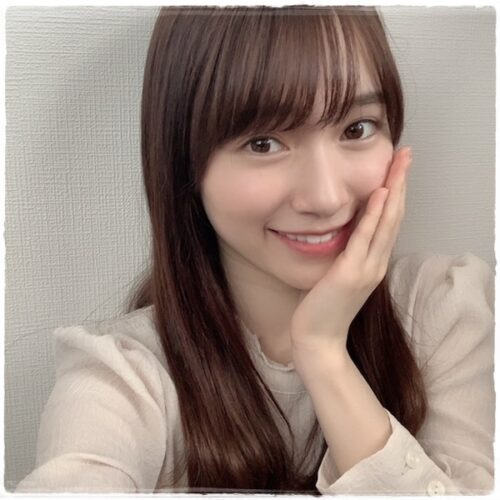
//> input picture OpenCV_for_Cpp/examples/test1.jpg, 500 x 500 px
$ ./postalization   (built with g++ and OpenCV 4)
//> lines starting //> are read from the running program, lines starting //| are printed output that depends on the picture
#include <iostream>
#include <opencv2/opencv.hpp>

using namespace std;
using namespace cv;

int main(){
    // 何色で表現するかを決める候補たち
    vector<int> lColor {180, 1, 2, 3, 4, 5, 6, 9, 10, 12, 15, 18, 20, 30, 36, 45, 60, 90};

    // 元画像：src, hsv変換：hsv, ポスタリゼーション：poster
    Mat src, hsv, poster;
    auto filename="../examples/test1.jpg";
    src=imread(filename);
//> src is the input picture: 500 rows x 500 cols, CV_8UC3; mean B, G, R 130.7, 139.4, 156.4
    // hsv変換
    cvtColor(src, hsv, COLOR_BGR2HSV);
//> hsv: 500 rows x 500 cols, CV_8UC3; mean H, S, V 18.6, 57.2, 156.4

    for(int i=0; i<lColor.size(); i++){
        // ch[0]:h, ch[1]:s, ch[2]:v, 色相・彩度・明度
        vector<Mat> ch(3);
        split(hsv, ch);
        int nColor=lColor[i];
        int colorRange=180/nColor;
        ch[0]/=colorRange;
        ch[0]*=colorRange;
        merge(ch, poster);
        cvtColor(poster, poster, COLOR_HSV2BGR);

        stringstream ss;
        ss << "C=" << nColor;
        putText(poster, ss.str(), Point(20,30), FONT_HERSHEY_SIMPLEX, 1, Scalar::all(0));
        imshow("postalization", poster);

        if(waitKey()==27) break;

    }
//> this loop made 18 passes; the space key is pressed
//> pass 1, `putText(poster, ss.str(), Point(20,30), FONT_HERSHEY_SIMPLEX, 1, Scala..`:
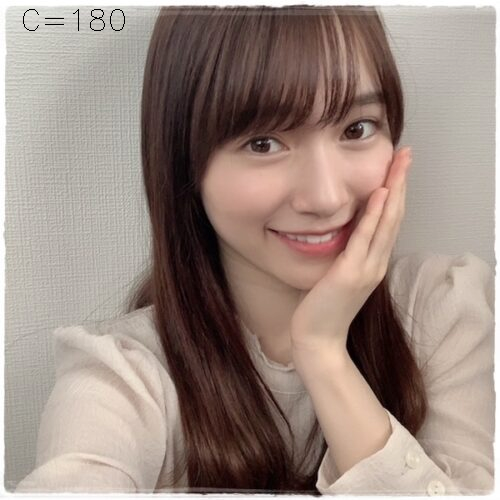
//> poster: 500 rows x 500 cols, CV_8UC3; mean B, G, R 130, 138.8, 156.2
//> pass 2, `cvtColor(poster, poster, COLOR_HSV2BGR);`:
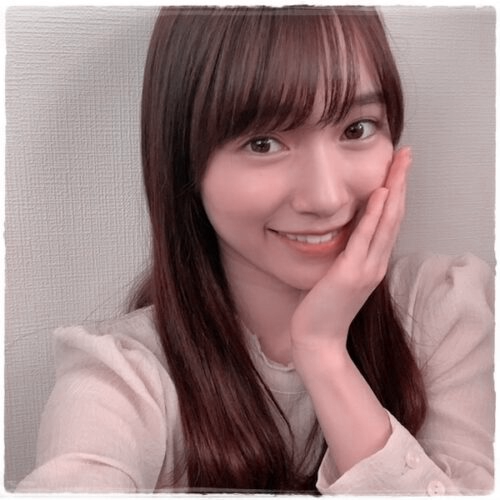
//> poster: 500 rows x 500 cols, CV_8UC3; mean B, G, R 130.2, 130.2, 156.4
//> after the loop: poster: 500 rows x 500 cols, CV_8UC3; mean H, S, V 130.1, 138.6, 156.2
    return 0;
}

$ run again, with OpenCV_for_Cpp/examples/chipmonk.jpg copied over OpenCV_for_Cpp/examples/test1.jpg
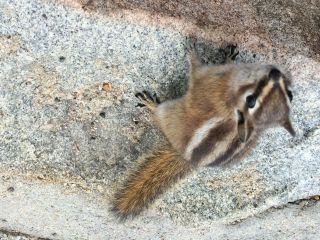
//> input picture OpenCV_for_Cpp/examples/chipmonk.jpg, 320 x 240 px
//> src is the input picture: 240 rows x 320 cols, CV_8UC3; mean B, G, R 156.5, 165.9, 168.9
//> hsv: 240 rows x 320 cols, CV_8UC3; mean H, S, V 41.1, 29.9, 171.9
//> the loop `for(int i=0; i<lColor.size(); i++)` made 18 passes; the space key is pressed
//> pass 1, `putText(poster, ss.str(), Point(20,30), FONT_HERSHEY_SIMPLEX, 1, Scala..`:
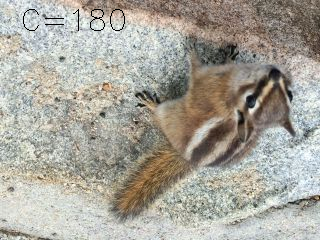
//> poster: 240 rows x 320 cols, CV_8UC3; mean B, G, R 155.5, 165, 168.1
//> pass 2, `cvtColor(poster, poster, COLOR_HSV2BGR);`:
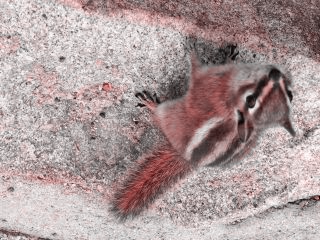
//> poster: 240 rows x 320 cols, CV_8UC3; mean B, G, R 154.1, 154.1, 171.9

$ run again, with OpenCV_for_Cpp/examples/08.png saved as OpenCV_for_Cpp/examples/test1.jpg
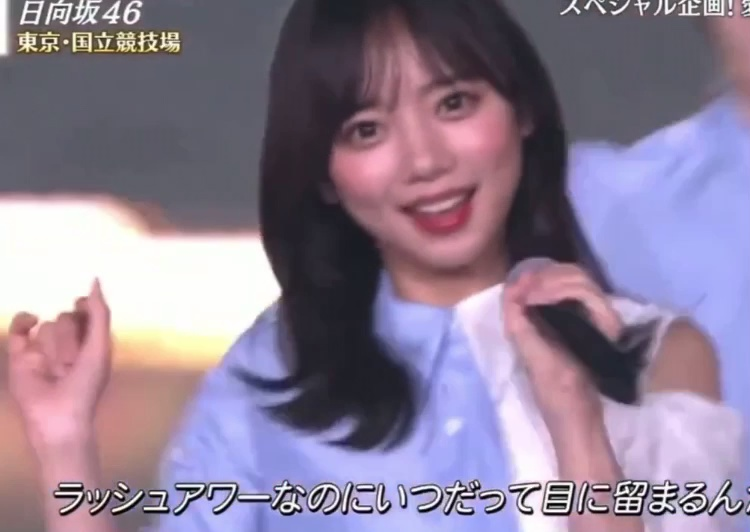
//> input picture OpenCV_for_Cpp/examples/08.png, 750 x 532 px
//> src is the input picture: 532 rows x 750 cols, CV_8UC3; mean B, G, R 147.8, 126.2, 141
//> hsv: 532 rows x 750 cols, CV_8UC3; mean H, S, V 124.4, 54.9, 159.4
//> the loop `for(int i=0; i<lColor.size(); i++)` made 18 passes; the space key is pressed
//> pass 1, `putText(poster, ss.str(), Point(20,30), FONT_HERSHEY_SIMPLEX, 1, Scala..`:
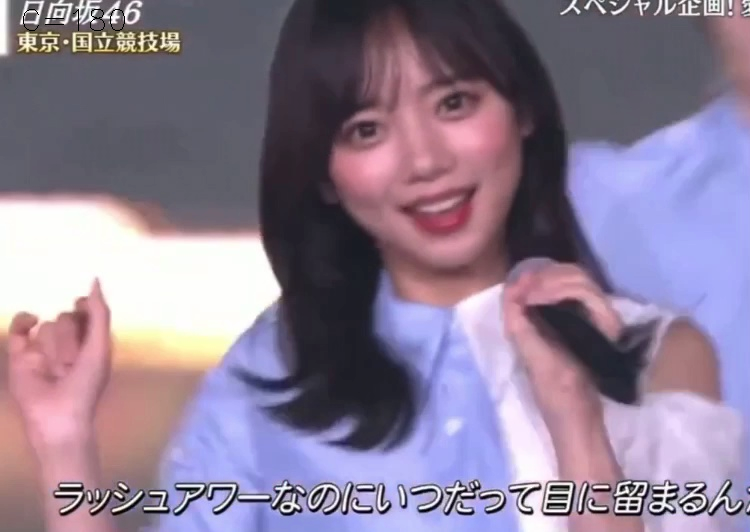
//> poster: 532 rows x 750 cols, CV_8UC3; mean B, G, R 147.5, 125.7, 140.6
//> pass 2, `cvtColor(poster, poster, COLOR_HSV2BGR);`:
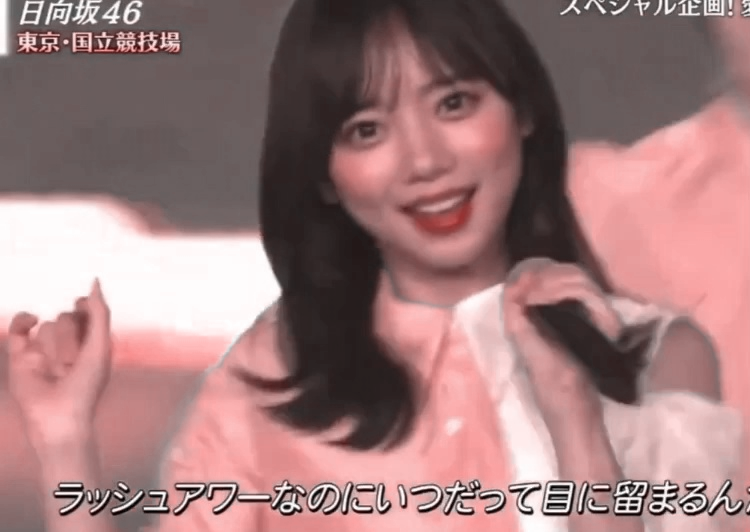
//> poster: 532 rows x 750 cols, CV_8UC3; mean B, G, R 123.8, 123.8, 159.4
